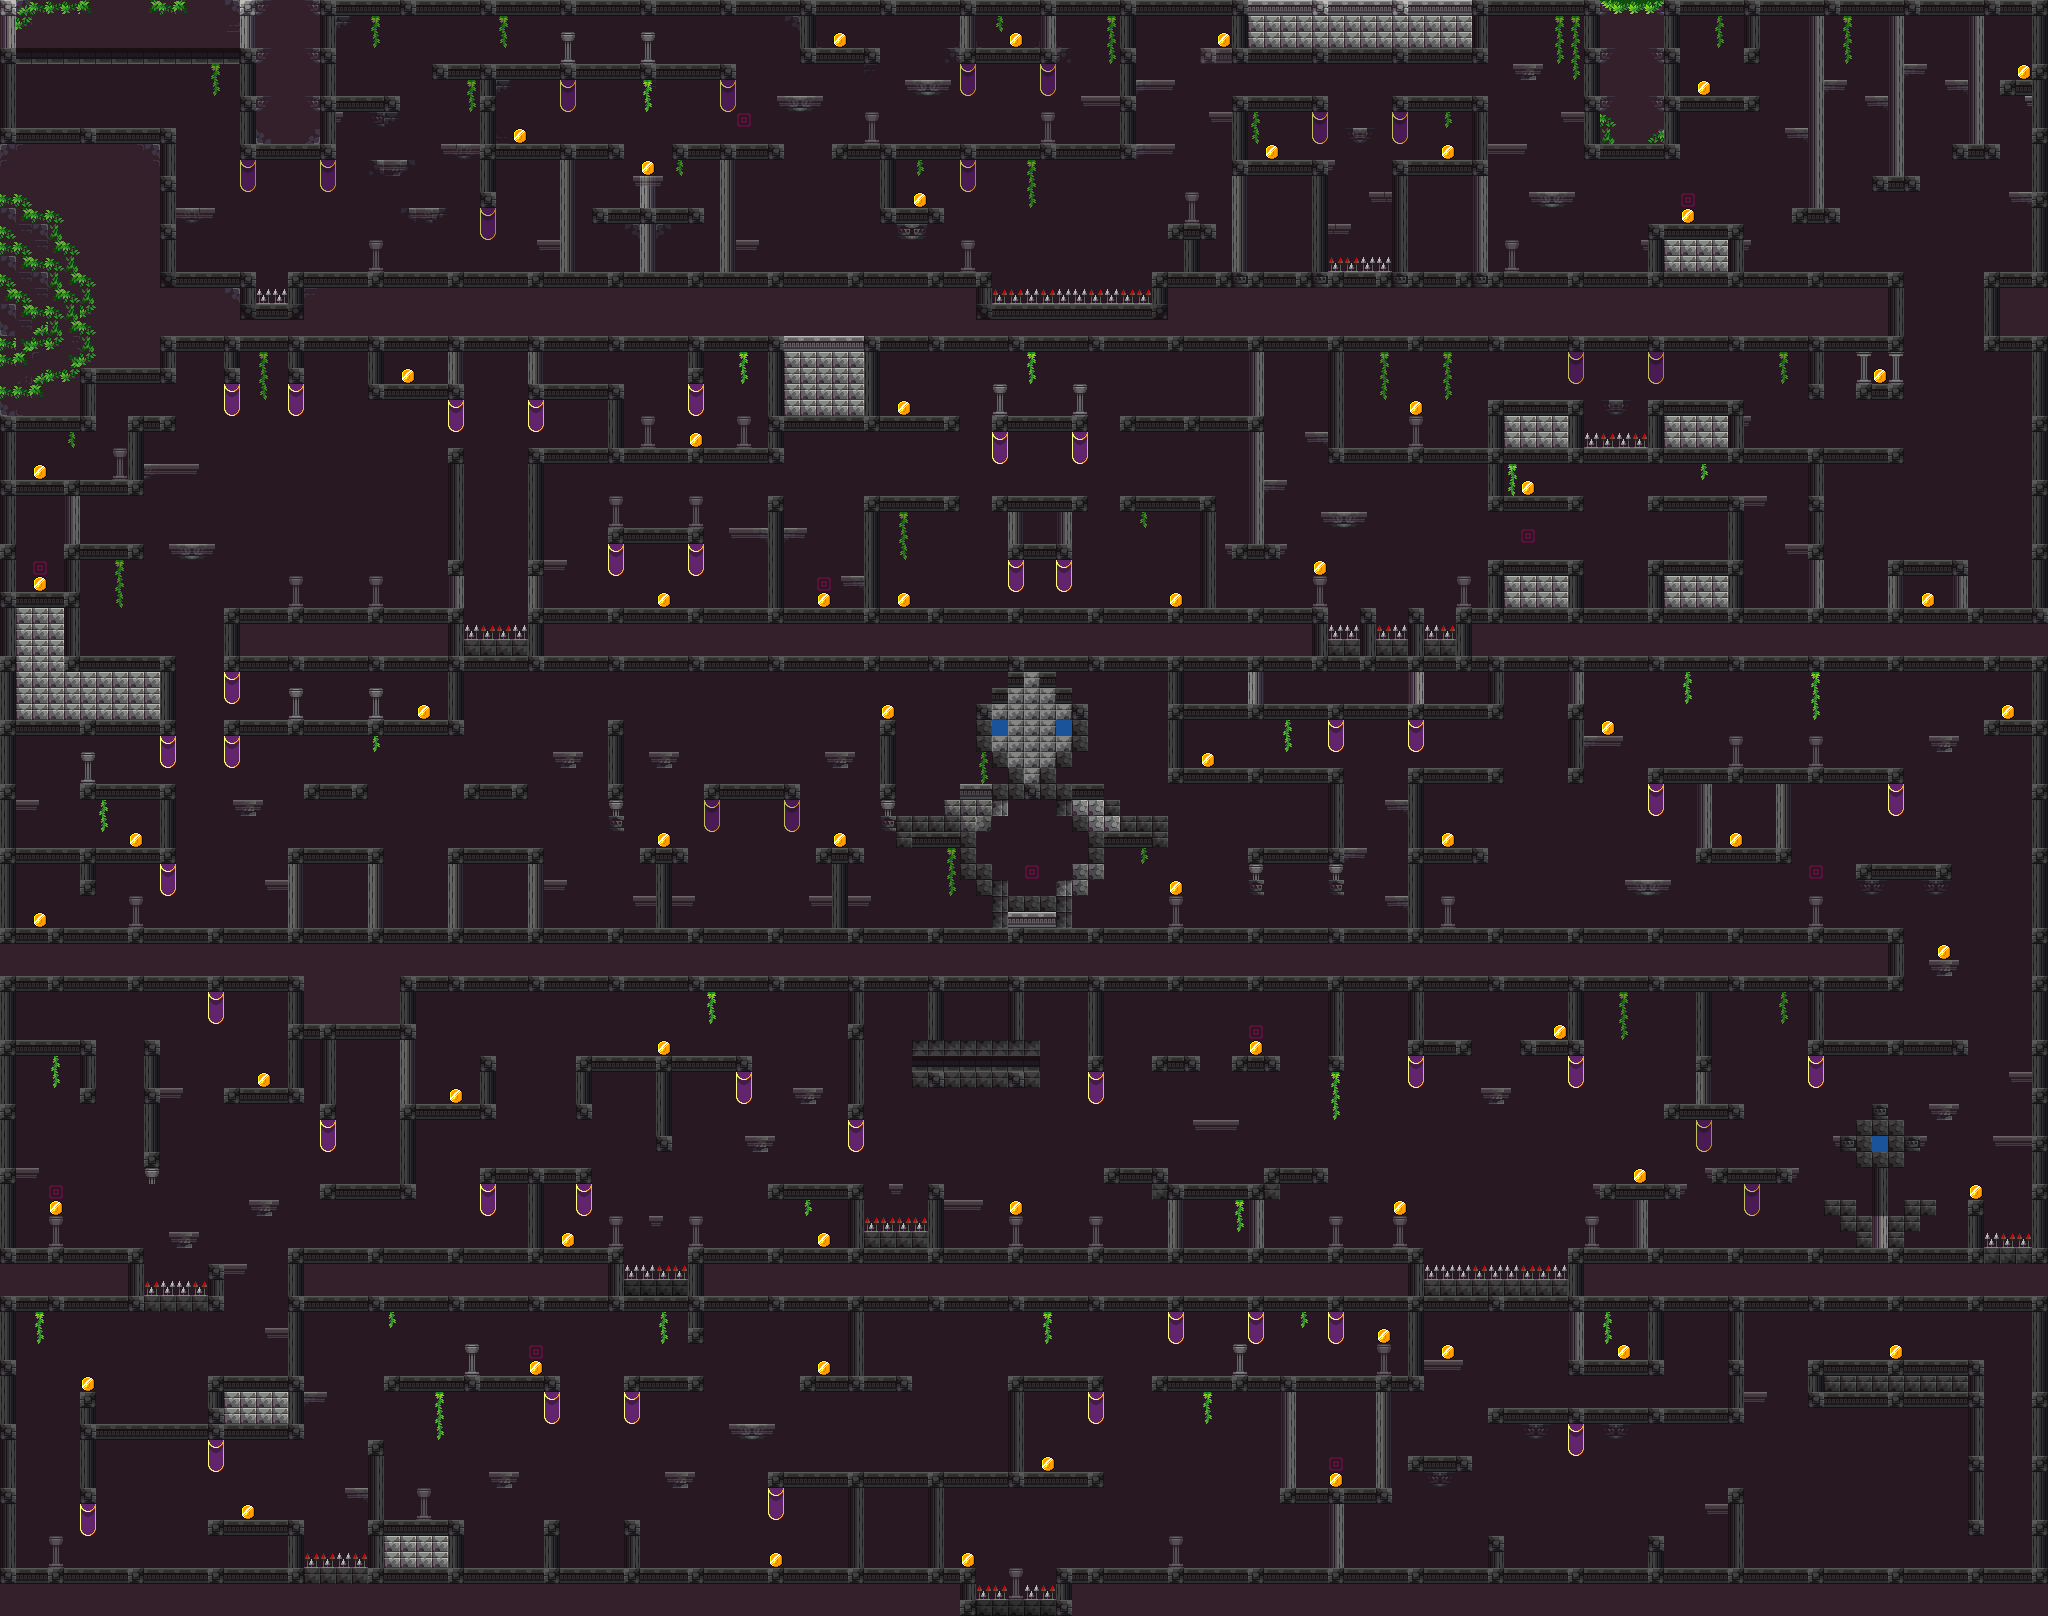

This game map was drawn from its Tiled (.tmx) file and the tilesets committed beside it. A one-line description and the trimmed map source follow:
An orthogonal 128x101 tile map with 16x16 px tiles, 6 tile layers (background, platforms, checkpoints, moneds_D, ...), 2 tilesets and 137 objects.

<map version="1.10" tiledversion="1.10.2" orientation="orthogonal" renderorder="right-down" width="128" height="101" tilewidth="16" tileheight="16" infinite="0" nextlayerid="26" nextobjectid="1425">
 <tileset firstgid="1" name="Tiles" tilewidth="16" tileheight="16" tilecount="140" columns="14">
  <image source="../Assets/Legacy Adventure Pack - RUINS/Assets/Assets.png" width="224" height="160" />
 </tileset>
 <tileset firstgid="141" source="../Tiles/Tiles_shadowed.tsx" />
 <layer id="5" name="background" width="128" height="101">
  <data>[12928 cells, 10234 non-empty, 27 distinct tile ids]</data>
 </layer>
 <layer id="1" name="platforms" width="128" height="101" opacity="0.48">
  <data>[12928 cells, 2974 non-empty, 22 distinct tile ids]</data>
 </layer>
 <layer id="10" name="checkpoints" width="128" height="101" locked="1">
  <data>[12928 cells, 11 non-empty, 1 distinct tile ids]</data>
 </layer>
 <layer id="9" name="moneds_D" width="128" height="101">
  <data>[12928 cells, 62 non-empty, 1 distinct tile ids]</data>
 </layer>
 <layer id="4" name="spikes" width="128" height="101">
  <data>[12928 cells, 62 non-empty, 2 distinct tile ids]</data>
 </layer>
 <layer id="3" name="foreground" width="128" height="101">
  <data>[12928 cells, 318 non-empty, 33 distinct tile ids]</data>
 </layer>
 <group id="15" name="objects">
  <objectgroup id="23" name="effect_plates">
   <object id="1335" gid="116" x="960" y="1456" width="16" height="16">
    <properties>
     <property name="cooldown" type="float" value="2000" />
     <property name="effect" value="Effect('levitation', 2, 1000)" />
    </properties>
   </object>
   <object id="1337" gid="116" x="48" y="1536" width="16" height="16">
    <properties>
     <property name="cooldown" type="float" value="2000" />
     <property name="effect" value="Effect('levitation', 2, 1000)" />
    </properties>
   </object>
   <object id="1423" gid="116" x="1424" y="1552" width="16" height="16">
    <properties>
     <property name="cooldown" type="float" value="0" />
     <property name="effect" value="Effect('heal', 500, 100)" />
    </properties>
   </object>
  </objectgroup>
  <objectgroup id="22" name="dispencers">
   <object id="1304" gid="102" x="1008" y="1088" width="16" height="16">
    <properties>
     <property name="side" value="down" />
    </properties>
   </object>
   <object id="1313" gid="102" x="928" y="1088" width="16" height="16">
    <properties>
     <property name="side" value="down" />
    </properties>
   </object>
   <object id="1327" gid="102" x="208" y="1424" width="16" height="16">
    <properties>
     <property name="side" value="left" />
    </properties>
   </object>
   <object id="1334" gid="102" x="848" y="1392" width="16" height="16">
    <properties>
     <property name="side" value="down" />
    </properties>
   </object>
   <object id="1390" gid="102" x="1008" y="1488" width="16" height="16">
    <properties>
     <property name="side" value="down" />
    </properties>
   </object>
   <object id="1398" gid="102" x="1648" y="1552" width="16" height="16">
    <properties>
     <property name="side" value="left" />
    </properties>
   </object>
  </objectgroup>
  <objectgroup id="21" name="chests">
   <object id="163" gid="114" x="336" y="272" width="16" height="16">
    <properties>
     <property name="container" value="[Potion(Globals.player, 'heal'), Sword(Globals.player, Globals.enemies)]" />
    </properties>
   </object>
   <object id="1268" gid="114" x="1024" y="896" width="16" height="16">
    <properties>
     <property name="container" value="[Potion(Globals.player, 'heal'), Potion(Globals.player, 'heal'), Usable(Globals.player, 'arrow', 5)]" />
    </properties>
   </object>
   <object id="1269" gid="114" x="704" y="1568" width="16" height="16">
    <properties>
     <property name="container" value="[Potion(Globals.player, 'heal')]" />
    </properties>
   </object>
   <object id="1314" gid="114" x="1744" y="1168" width="16" height="16">
    <properties>
     <property name="container" value="[Usable(Globals.player, 'arrow', amount=4)]" />
    </properties>
   </object>
   <object id="1389" gid="114" x="880" y="1376" width="16" height="16">
    <properties>
     <property name="container" value="[Usable(Globals.player, 'arrow', 3), Potion(Globals.player, 'heal')]" />
    </properties>
   </object>
   <object id="1405" gid="114" x="1136" y="80" width="16" height="16">
    <properties>
     <property name="container" value="[Potion(Globals.player, 'heal')]" />
    </properties>
   </object>
   <object id="1406" gid="114" x="1920" y="560" width="16" height="16">
    <properties>
     <property name="container" value="[Potion(Globals.player, 'heal')]" />
    </properties>
   </object>
   <object id="1407" gid="114" x="1168" y="496" width="16" height="16">
    <properties>
     <property name="container" value="[Usable(Globals.player, 'arrow', 2)]" />
    </properties>
   </object>
   <object id="1408" gid="114" x="96" y="848" width="16" height="16">
    <properties>
     <property name="container" value="[Bow(Globals.player, Globals.enemies), Usable(Globals.player, 'arrow', 2), Potion(Globals.player, 'heal')]" />
    </properties>
   </object>
   <object id="1409" gid="114" x="1168" y="1056" width="16" height="16">
    <properties>
     <property name="container" value="[Potion(Globals.player, 'heal')]" />
    </properties>
   </object>
   <object id="1411" gid="114" x="80" y="1248" width="16" height="16">
    <properties>
     <property name="container" value="[Usable(Globals.player, 'arrow', amount=2)]" />
    </properties>
   </object>
   <object id="1412" gid="114" x="1688" y="1408" width="16" height="16">
    <properties>
     <property name="container" value="[Usable(Globals.player, 'arrow', 4), Potion(Globals.player, 'heal')]" />
    </properties>
   </object>
   <object id="1417" gid="114" x="1792" y="1568" width="16" height="16">
    <properties>
     <property name="container" value="[Bow(Globals.player, Globals.enemies), Usable(Globals.player, 'arrow', 2), Potion(Globals.player, 'heal')]" />
    </properties>
   </object>
   <object id="1421" gid="114" x="1360" y="1568" width="16" height="16">
    <properties>
     <property name="container" value="[Bow(Globals.player, Globals.enemies), Usable(Globals.player, 'arrow', 7), Usable(Globals.player, 'arrow', 7), Potion(Globals.player, 'heal')]" />
    </properties>
   </object>
   <object id="1422" gid="114" x="1376" y="1568" width="16" height="16">
    <properties>
     <property name="container" value="[Potion(Globals.player, 'heal'), Sword(Globals.player, Globals.enemies)]" />
    </properties>
   </object>
   <object id="1424" gid="114" x="1424" y="1568" width="16" height="16">
    <properties>
     <property name="container" value="[Gun(Globals.player, Globals.enemies)]" />
    </properties>
   </object>
  </objectgroup>
  <objectgroup id="20" name="enemies">
   <object id="159" gid="101" x="448" y="64" width="16" height="16">
    <properties>
     <property name="_type" value="orc" />
     <property name="damage" type="int" value="2" />
     <property name="end_pos" type="int" value="33" />
     <property name="hp" type="int" value="8" />
     <property name="weapon" value="sword" />
    </properties>
   </object>
   <object id="160" gid="101" x="544" y="144" width="16" height="16">
    <properties>
     <property name="_type" value="orc" />
     <property name="damage" type="int" value="2" />
     <property name="end_pos" type="int" value="37" />
     <property name="hp" type="int" value="8" />
     <property name="weapon" value="sword" />
    </properties>
   </object>
   </objectgroup>
  <objectgroup id="18" name="moving">
   <!-- 87 objects omitted --></objectgroup>
 </group>
</map>
<!-- 110 of 137 objects omitted -->